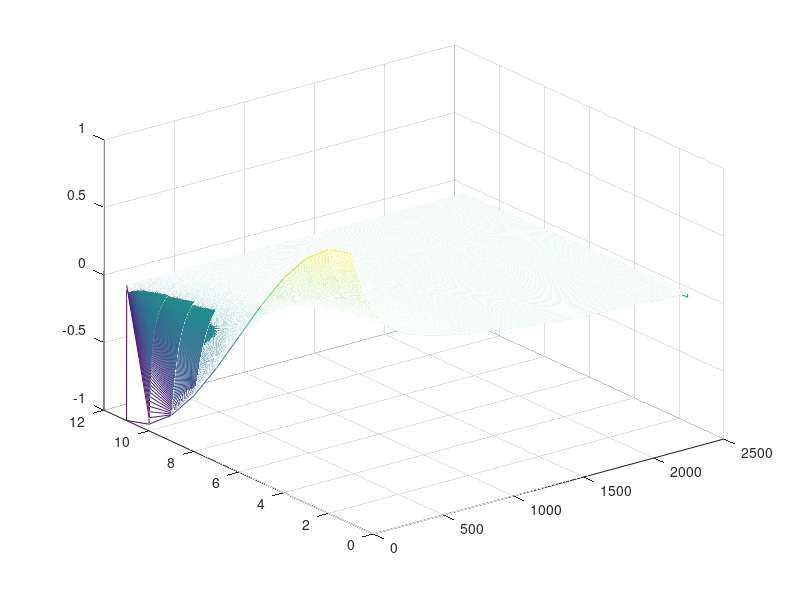

Reproduce this figure in MATLAB.
clc;
clear;

% Parameters
c = 0.5;
L = 1;

nx = 10;
nt = 2400;

Tmax = 5*0.42;

% Derived Parameters
h = L/nx;
dt = Tmax / nt;

A = -gallery('tridiag', nx) / h^2;
A(1,2) = 2/h^2;
I = speye(nx);



% Initial condition
x = linspace(0, L, nx+1)';

% Initialize Temp matrix_type
T = zeros(nx+1, nt+1);
T(:,1) = cos(pi*x);

% Advance in time
for i = 2:nt
    T(1:nx, i) = (I+dt*c*A)*T(1:nx,i-1);
end

mesh(T);
